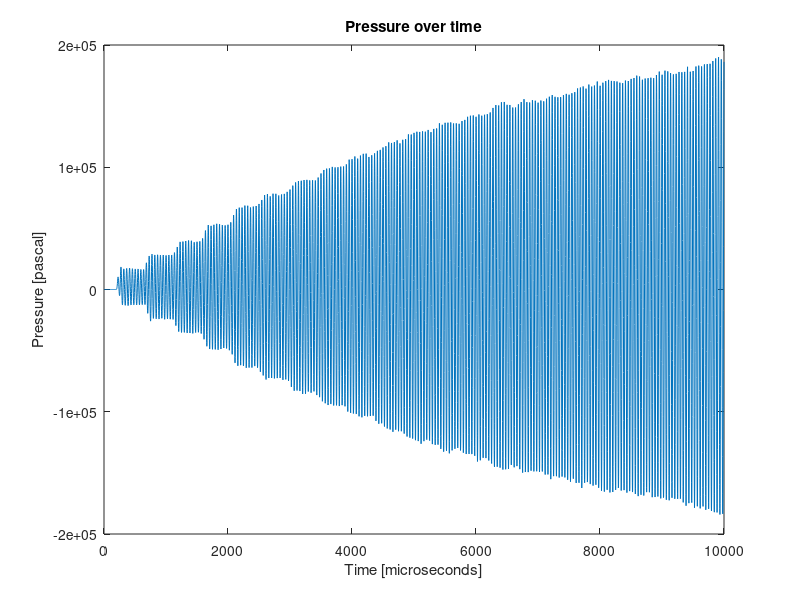
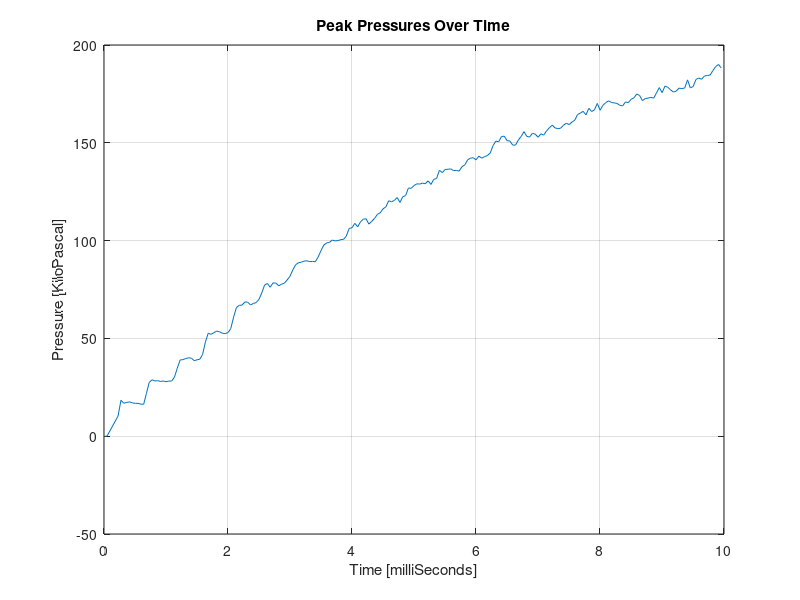

The MATLAB source for these figures, in order:
%written on: 6/11/2015
%written by: Justin Clough
%written for: This script will isolate maximum of any given data set

clc
clear

CSVREAD=csvread('Pressure_Data_DO.csv');
time=CSVREAD(:,1);
pressure=CSVREAD(:,2);
I=length(time); %microseconds
J=length(pressure); %pascals
%CSV File read, named, and measured

plot(time,pressure)
title('Pressure over time')
xlabel('Time [microseconds]')
ylabel('Pressure [pascal]')
%Raw data plotted and labeled

i=1;
k=1;
while i<I-1
    i=i+1;
    %counters increased if peak missed
    if pressure(i)>pressure(i+1) && pressure(i)>pressure(i-1)
        maxpressure(k)=pressure(i); %peak pressure declared as peak
        time_mp(k)=time(i); %peak pressure time recorded
        i=i+1;
        k=k+1;
        %counters increased
    end    
end
%pressure maximums are found

maxpressure_kp=maxpressure*10^(-3); 
%pressure converted from pascals to kilopascals
time_mp_us=time_mp*10^(-3);
%time converted from microseconds to milliseconds

figure
plot(time_mp_us,maxpressure_kp)
title('Peak Pressures Over Time')
xlabel('Time [milliSeconds]')
ylabel('Pressure [KiloPascal]')
grid('on')

timeout=transpose(time_mp);
maxpressureout=transpose(maxpressure);
CSVOUT=[timeout,maxpressureout];

csvwrite('MaxPressure_Time.csv',CSVOUT);
